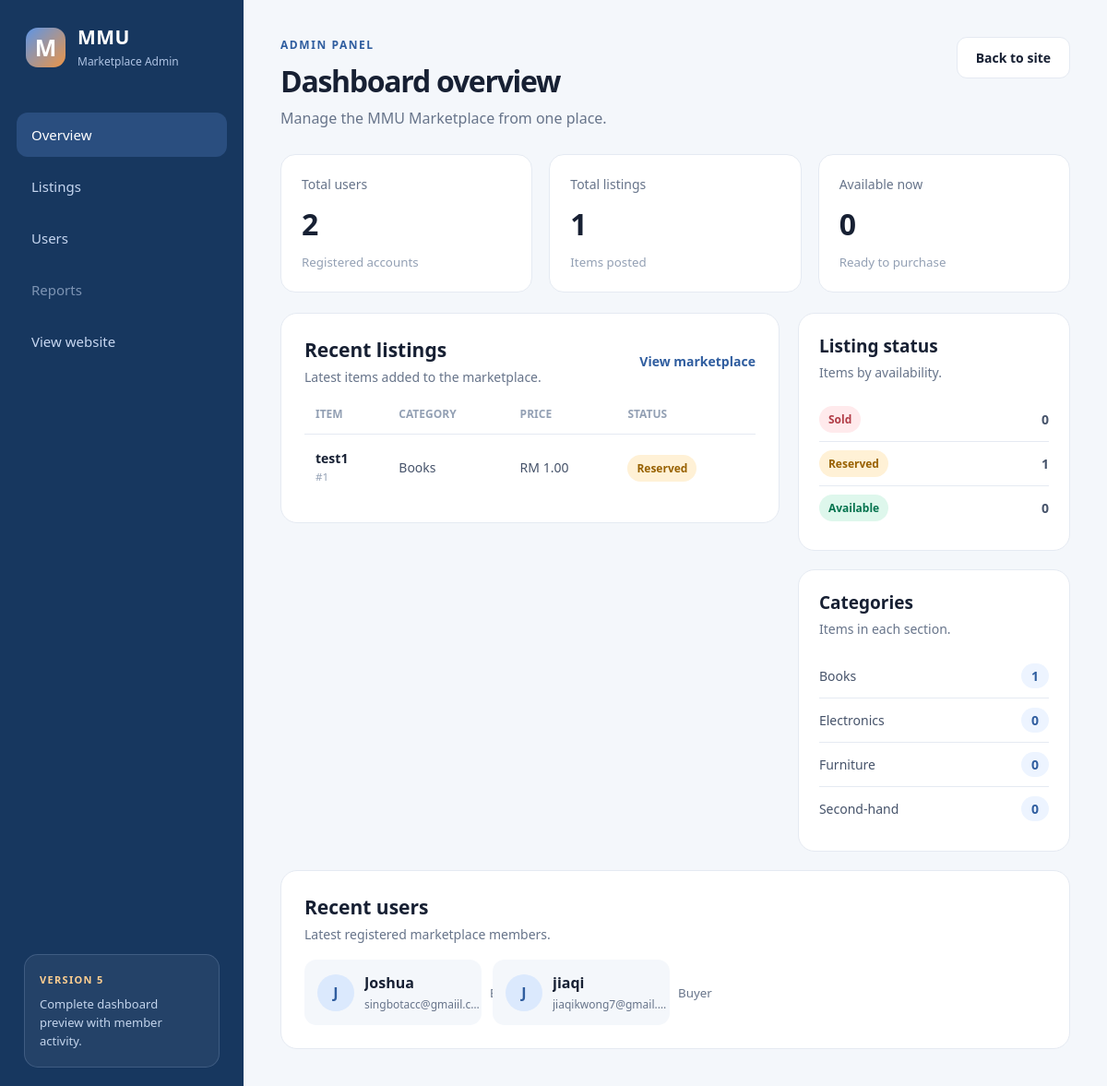
The page /admin on the database its author committed.
### tables this page shows
CREATE TABLE item(
                   id INTEGER PRIMARY KEY AUTOINCREMENT,
                   title TEXT NOT NULL,
                   description TEXT NOT NULL,
                   category_id INTEGER NOT NULL,
                   status_id INTEGER NOT NULL,
                   condition_id INTEGER,
                   price REAL NOT NULL, image TEXT,
                   FOREIGN KEY(category_id) REFERENCES category(id),
                   FOREIGN KEY(status_id) REFERENCES status(id),
                   FOREIGN KEY(condition_id) REFERENCES item_condition(id)
                   );

CREATE TABLE category(
                   id INTEGER PRIMARY KEY AUTOINCREMENT,
                   name TEXT NOT NULL UNIQUE
                   
                   );

CREATE TABLE status(
                   id INTEGER PRIMARY KEY AUTOINCREMENT,
                   condition TEXT NOT NULL UNIQUE
                   
                   );

CREATE TABLE user(
                id INTEGER PRIMARY KEY AUTOINCREMENT,
                email TEXT NOT NULL UNIQUE,
                username TEXT NOT NULL,
                password TEXT NOT NULL,
                gender TEXT NOT NULL,
                role TEXT NOT NULL
                );

### app.py (the view)
@app.route("/admin")
def admin_dashboard():
    connect = sqlite3.connect("database.db")
    cursor = connect.cursor()
    cursor.execute("SELECT COUNT(*) FROM user")
    total_users = cursor.fetchone()[0]
    cursor.execute("SELECT COUNT(*) FROM item")
    total_listings = cursor.fetchone()[0]
    cursor.execute("""
        SELECT COUNT(*)
        FROM item
        JOIN status ON item.status_id = status.id
        WHERE status.condition = 'Available'
    """)
    available_listings = cursor.fetchone()[0]
    cursor.execute("""
        SELECT item.id, item.title, item.price, category.name, status.condition
        FROM item
        JOIN category ON item.category_id = category.id
        JOIN status ON item.status_id = status.id
        ORDER BY item.id DESC
        LIMIT 5
    """)
    recent_items = cursor.fetchall()
    cursor.execute("""
        SELECT status.condition, COUNT(item.id)
        FROM status
        LEFT JOIN item ON item.status_id = status.id
        GROUP BY status.id, status.condition
        ORDER BY status.id
    """)
    status_summary = cursor.fetchall()
    cursor.execute("""
        SELECT category.name, COUNT(item.id)
        FROM category
        LEFT JOIN item ON item.category_id = category.id
        GROUP BY category.id, category.name
        ORDER BY category.name
    """)
    category_summary = cursor.fetchall()
    cursor.execute("""
        SELECT username, email, role
        FROM user
        ORDER BY id DESC
        LIMIT 6
    """)
    recent_users = cursor.fetchall()
    connect.close()
    stats = {
        "total_users": total_users,
        "total_listings": total_listings,
        "available_listings": available_listings
    }
    return render_template("admin.html",
                           stats=stats,
                           recent_items=recent_items,
                           status_summary=status_summary,
                           category_summary=category_summary,
                           recent_users=recent_users)

### templates/admin.html (shortened to what this page needs)
<!DOCTYPE html>
<html lang="en">
<head>
    <link rel="stylesheet" href="{{ url_for('static', filename='css/admin.css') }}">
</head>
<body class="admin-body">
    <div class="admin-layout">
        <aside class="admin-sidebar">
            <a class="admin-brand" href="{{ url_for('home') }}">
                <span class="brand-mark">M</span>
                <span>
                    <strong>MMU</strong>
                    <small>Marketplace Admin</small>
                </span>
            </a>
            <nav class="admin-nav" aria-label="Admin navigation">
                <a class="active" href="{{ url_for('admin_dashboard') }}">Overview</a>
                <a href="{{ url_for('home_page') }}">Listings</a>
                <a href="#recent-users">Users</a>
                <span class="disabled">Reports</span>
                <a href="{{ url_for('home') }}">View website</a>
            </nav>
            <section class="preview-note">
                <p class="preview-label">Version 5</p>
                <p>Complete dashboard preview with member activity.</p>
            </section>
        </aside>
        <main class="admin-main">
            <header class="dashboard-header">
                <div>
                    <p class="eyebrow">ADMIN PANEL</p>
                    <h1>Dashboard overview</h1>
                    <p class="dashboard-subtitle">Manage the MMU Marketplace from one place.</p>
                </div>
                <a class="button" href="{{ url_for('home') }}">Back to site</a>
            </header>
            <section class="stat-grid" aria-label="Marketplace statistics">
                <article class="stat-card">
                    <p>Total users</p>
                    <strong>{{ stats.total_users }}</strong>
                    <small>Registered accounts</small>
                </article>
                <article class="stat-card">
                    <p>Total listings</p>
                    <strong>{{ stats.total_listings }}</strong>
                    <small>Items posted</small>
                </article>
                <article class="stat-card">
                    <p>Available now</p>
                    <strong>{{ stats.available_listings }}</strong>
                    <small>Ready to purchase</small>
                </article>
            </section>
            <div class="dashboard-columns">
                <section class="listings-panel">
                    <div class="panel-heading">
                        <div>
                            <h2>Recent listings</h2>
                            <p>Latest items added to the marketplace.</p>
                        </div>
                        <a href="{{ url_for('home_page') }}">View marketplace</a>
                    </div>
                    <div class="table-wrap">
                        <table class="listing-table">
                            <thead>
                                <tr>
                                    <th>Item</th>
                                    <th>Category</th>
                                    <th>Price</th>
                                    <th>Status</th>
                                </tr>
                            </thead>
                            <tbody>
                                {% for item_id, title, price, category, status in recent_items %}
                                <tr>
                                    <td>
                                        <strong>{{ title }}</strong>
                                        <small>#{{ item_id }}</small>
                                    </td>
                                    <td>{{ category }}</td>
                                    <td>RM {{ "%.2f" | format(price) }}</td>
                                    <td><span class="status status-{{ status | lower }}">{{ status }}</span></td>
                                </tr>
                                {% else %}
                                <tr class="empty-row">
                                    <td colspan="4">No items listed yet.</td>
                                </tr>
                                {% endfor %}
                            </tbody>
                        </table>
                    </div>
                </section>
                <div class="summary-panels">
                    <section class="summary-panel">
                        <div class="panel-heading small">
                            <div>
                                <h2>Listing status</h2>
                                <p>Items by availability.</p>
                            </div>
                        </div>
                        <div class="summary-list">
                            {% for status, count in status_summary %}
                            <div>
                                <span class="status status-{{ status | lower }}">{{ status }}</span>
                                <strong>{{ count }}</strong>
                            </div>
                            {% endfor %}
                        </div>
                    </section>
                    <section class="summary-panel">
                        <div class="panel-heading small">
                            <div>
                                <h2>Categories</h2>
                                <p>Items in each section.</p>
                            </div>
                        </div>
                        <div class="category-list">
                            {% for category, count in category_summary %}
                            <div>
                                <span>{{ category }}</span>
                                <strong>{{ count }}</strong>
                            </div>
                            {% endfor %}
                        </div>
                    </section>
                </div>
            </div>
            <section class="users-panel" id="recent-users">
                <div class="panel-heading">
                    <div>
                        <h2>Recent users</h2>
                        <p>Latest registered marketplace members.</p>
                    </div>
                </div>
                {% if recent_users %}
                <div class="user-grid">
                    {% for username, email, role in recent_users %}
                    <article class="user-card">
                        <span class="user-avatar">{{ username[0] | upper }}</span>
                        <div>
                            <strong>{{ username }}</strong>
                            <p>{{ email }}</p>
                        </div>
                        <small>{{ role }}</small>
                    </article>
                    {% endfor %}
                </div>
                {% else %}
                <div class="user-empty">
                    <strong>No users registered yet</strong>
                    <p>New member accounts will appear here after students register.</p>
                </div>
                {% endif %}
            </section>
        </main>
    </div>
</body>
</html>

### rows shown on the page
item: title "test1", id "1", name "Books", price "1.00", condition "Reserved"
status: condition "Sold", count "0"
status: condition "Reserved", count "1"
status: condition "Available", count "0"
category: name "Books", count "1"
category: name "Electronics", count "0"
category: name "Furniture", count "0"
category: name "Second-hand", count "0"
user: username "J", username "Joshua", email "singbotacc@gmaiil.c…"
user: username "J", username "jiaqi", email "jiaqikwong7@gmail.…", role "Buyer"

### other values the page prints
{{ stats.total_users }} "2"
{{ stats.total_listings }} "1"
{{ stats.available_listings }} "0"
